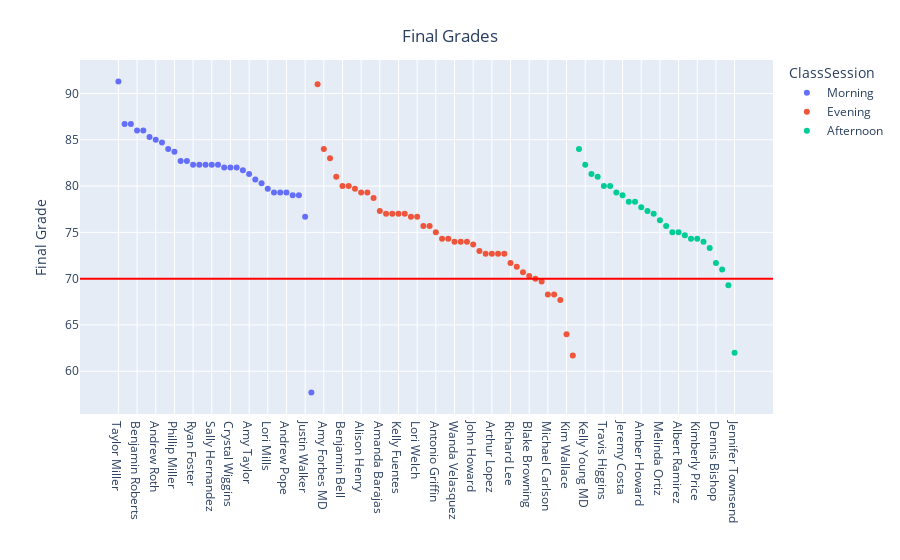

Notebook cell for this chart:
### Code cell
# Plot of final grades:

df = df.sort_values(by='Grade', ascending=False)

plot = px.scatter(df, x='Student',
                  y='Grade',
                  color = "ClassSession")
plot.update_layout(
    title={'text': "Final Grades",
           'xanchor': 'center',
           'yanchor': 'top',
           'x': 0.5},
    xaxis_title='',
    yaxis_title='Final Grade')
plot.add_hline(y=70, line_color='red')
plot.show()

### Figure 1 — Plotly figure (JSON) as saved in the notebook; plotly's stock layout.template omitted (floating-point values rounded to 4 significant figures)
{"data": [{"hovertemplate": "ClassSession=Morning<br>Student=%{x}<br>Grade=%{y}<extra></extra>", "legendgroup": "Morning", "marker": {"color": "#636efa", "symbol": "circle"}, "mode": "markers", "name": "Morning", "orientation": "v", "showlegend": true, "type": "scatter", "x": ["Taylor Miller", "Rebecca Clark", "Teresa Mills", "Benjamin Roberts", "Christina Blankenship", "Sarah Gross", "Andrew Roth", "Amber Wilson", "Brooke Pope", "Phillip Miller", "Christopher Myers", "Erin Sandoval", "Ryan Foster", "Colleen Coleman", "Lisa Weaver", "Sally Hernandez", "Sally Clark", "Mrs. Amanda Johnston", "Crystal Wiggins", "Jennifer Harrison", "Dawn Wyatt", "Amy Taylor", "Zachary Ward", "Leslie Hood", "Lori Mills", "Vanessa Contreras", "Jose Lowe Jr.", "Andrew Pope", "John Day", "Katherine Moore", "Justin Walker", "Emily Lopez"], "xaxis": "x", "y": [91.3, 86.7, 86.7, 86, 86, 85.3, 85, 84.7, 84, 83.7, 82.7, 82.7, 82.3, 82.3, 82.3, 82.3, 82.3, 82, 82, 82, 81.7, 81.3, 80.7, 80.3, 79.7, 79.3, 79.3, 79.3, 79, 79, 76.7, 57.7], "yaxis": "y"}, {"hovertemplate": "ClassSession=Evening<br>Student=%{x}<br>Grade=%{y}<extra></extra>", "legendgroup": "Evening", "marker": {"color": "#EF553B", "symbol": "circle"}, "mode": "markers", "name": "Evening", "orientation": "v", "showlegend": true, "type": "scatter", "x": ["Daisy Payne", "Amy Forbes MD", "Debra Phillips", "Brittany Shaw", "Benjamin Bell", "Mrs. Linda Johnson", "Mark Johnson", "Alison Henry", "Julie Roach", "Amber Simon", "Amanda Barajas", "Vanessa Hull", "Jade Byrd", "Kelly Fuentes", "Steven Davis", "Brandon Ramsey", "Lori Welch", "Jane Wu", "Sandra Baker", "Antonio Griffin", "Rebecca Jones", "Jesus Hayes", "Wanda Velasquez", "Nicole Wheeler", "Rebecca Kelley", "John Howard", "David Green", "Angela Kidd", "Arthur Lopez", "Michael Heath", "Kenneth Barrett", "Richard Lee", "Sandra Morris", "Sheila Jones", "Blake Browning", "Jasmine Castillo", "Cynthia Jones", "Michael Carlson", "David Cooke", "Stephen Wu", "Kim Wallace", "Cole Richard"], "xaxis": "x", "y": [91, 84, 83, 81, 80, 80, 79.7, 79.3, 79.3, 78.7, 77.3, 77, 77, 77, 77, 76.7, 76.7, 75.7, 75.7, 75, 74.3, 74.3, 74, 74, 74, 73.7, 73, 72.7, 72.7, 72.7, 72.7, 71.7, 71.3, 70.7, 70.3, 70, 69.7, 68.3, 68.3, 67.7, 64, 61.7], "yaxis": "y"}, {"hovertemplate": "ClassSession=Afternoon<br>Student=%{x}<br>Grade=%{y}<extra></extra>", "legendgroup": "Afternoon", "marker": {"color": "#00cc96", "symbol": "circle"}, "mode": "markers", "name": "Afternoon", "orientation": "v", "showlegend": true, "type": "scatter", "x": ["Tracey Ryan", "Kelly Young MD", "Sarah Rivers", "Michael Banks", "Travis Higgins", "Russell Johnson", "Daniel Rivera", "Jeremy Costa", "Chad Higgins", "Cole Irwin", "Amber Howard", "Jonathan Donovan", "Derrick Evans", "Melinda Ortiz", "Thomas Mccullough", "Danielle Singh", "Albert Ramirez", "Brittany Mcgee", "Heather Johnson", "Kimberly Price", "Laura Sawyer", "Jane Hayes", "Dennis Bishop", "Ashley Jones", "Peter Stark", "Jennifer Townsend"], "xaxis": "x", "y": [84, 82.3, 81.3, 81, 80, 80, 79.3, 79, 78.3, 78.3, 77.7, 77.3, 77, 76.3, 75.7, 75, 75, 74.7, 74.3, 74.3, 74, 73.3, 71.7, 71, 69.3, 62], "yaxis": "y"}], "layout": {"legend": {"title": {"text": "ClassSession"}, "tracegroupgap": 0}, "margin": {"t": 60}, "shapes": [{"line": {"color": "red"}, "type": "line", "x0": 0, "x1": 1, "xref": "x domain", "y0": 70, "y1": 70, "yref": "y"}], "title": {"text": "Final Grades", "x": 0.5, "xanchor": "center", "yanchor": "top"}, "xaxis": {"anchor": "y", "domain": [0, 1], "title": {"text": ""}}, "yaxis": {"anchor": "x", "domain": [0, 1], "title": {"text": "Final Grade"}}}}
